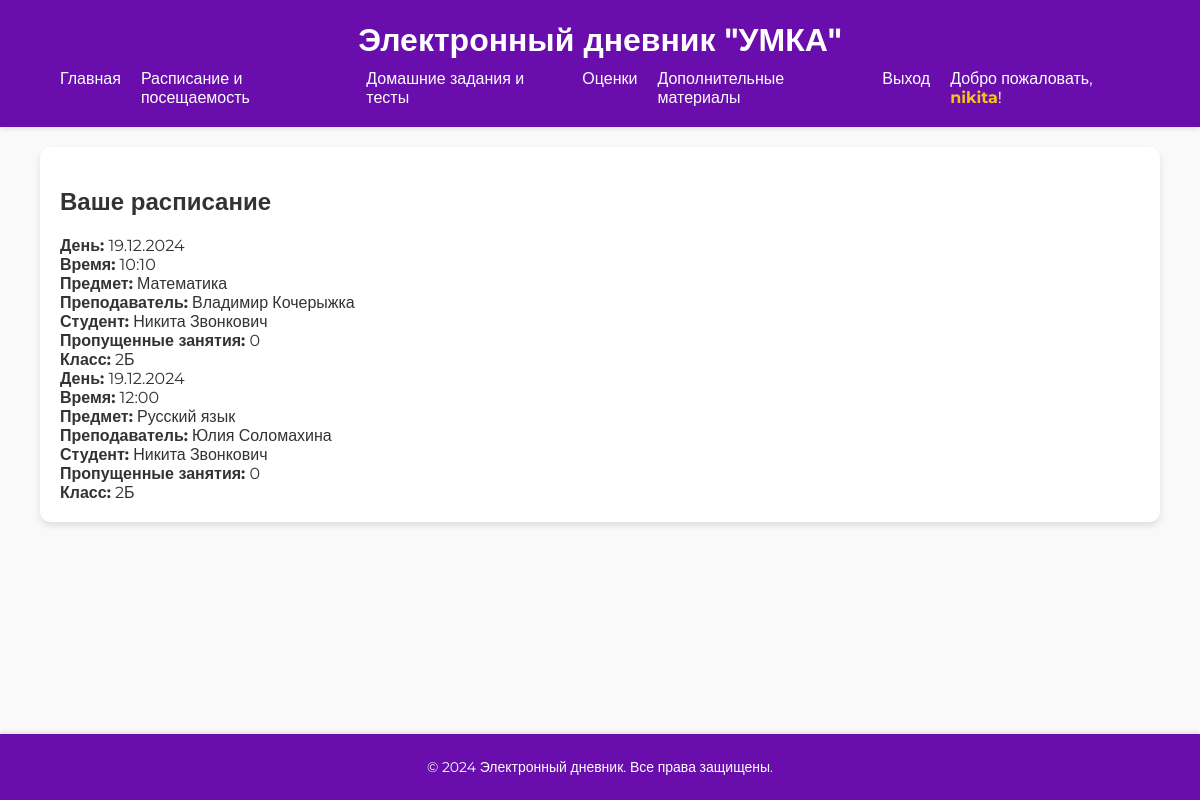
/schedule/ (signed in), run on the app's committed database.
### school/models.py (models this page shows, shortened)
class User(AbstractUser):
    is_teacher = models.BooleanField(default=False)
    is_student = models.BooleanField(default=False)
    is_parent = models.BooleanField(default=False)
    groups = models.ManyToManyField(
        Group,
        related_name="custom_user_set",
        blank=True
    )
    user_permissions = models.ManyToManyField(
        Permission,
        related_name="custom_user_permissions_set",
        blank=True
    )
    classes = models.ManyToManyField('Class', blank=True, related_name="teachers")

class Schedule(models.Model):
    day = models.DateField(default=timezone.now)
    time = models.CharField(max_length=20)
    subject = models.ForeignKey(Subject, on_delete=models.CASCADE)
    teacher = models.ForeignKey(Teacher, on_delete=models.CASCADE, related_name='schedules', null=True)
    student = models.ForeignKey(Student, on_delete=models.CASCADE, related_name='student_schedules', null=True, blank=True)
    class_name = models.ForeignKey(Class, on_delete=models.CASCADE, related_name='schedules', null=True)
    def __str__(self):
        return f"{self.subject.name} - {self.class_name.name} ({self.day})"

class Subject(models.Model):
    name = models.CharField(max_length=100)

class Teacher(models.Model):
    user = models.OneToOneField(User, on_delete=models.CASCADE,related_name="teacher_profile")
    name = models.CharField(max_length=100)

class Student(models.Model):
    user = models.OneToOneField(User, on_delete=models.CASCADE)
    name = models.CharField(max_length=100)
    grade_level = models.CharField(max_length=10)
    def count_absences(self):
        return Attendance.objects.filter(student=self, status=False).count()
    def __str__(self):
        return self.name

class Class(models.Model):
    name = models.CharField(max_length=50)

### school/views.py (the view)
# urls.py: path('schedule/', views.schedule_view, name='schedule'),
@login_required
def schedule_view(request):
    schedule = []
    if hasattr(request.user, 'teacher'):
        teacher = Teacher.objects.filter(user=request.user).first()
        print("Teacher:", teacher)  # Отладка
        schedule = Schedule.objects.filter(teacher=teacher)
    elif hasattr(request.user, 'student'):
        student = Student.objects.filter(user=request.user).first()
        print("Student:", student)  # Отладка
        schedule = Schedule.objects.filter(student=student)
    elif hasattr(request.user, 'parent'):
        parent = Parent.objects.filter(user=request.user).first()
        print("Parent:", parent)  # Отладка
        students = Student.objects.filter(parent=parent)
        schedule = Schedule.objects.filter(student__in=students)
    else:
        print("Unknown role")
        schedule = None
    if schedule:
        for entry in schedule:
            if entry.student:
                entry.absences_count = entry.student.count_absences()
            else:
                entry.absences_count = 0  # Если студента нет, то 0
    print("Schedule:", schedule)  # Отладка
    return render(request, 'schedule.html', {'schedule': schedule})

### templates/schedule.html (shortened to what this page needs)
{% extends "base.html" %}
{% block content %}
<div class="container">
    <h2>Ваше расписание</h2>
    {% if schedule %}
    <div class="schedule-container">
        {% for entry in schedule %}
            <div class="schedule-block">
                <div class="schedule-date">
                    <strong>День:</strong> {{ entry.day|date:"d.m.Y" }}
                </div>
                <div class="schedule-time">
                    <strong>Время:</strong> {{ entry.time }}
                </div>
                <div class="schedule-subject">
                    <strong>Предмет:</strong> {{ entry.subject.name }}
                </div>
                <div class="schedule-teacher">
                    <strong>Преподаватель:</strong>
                    {% if entry.teacher %}
                        {{ entry.teacher.name }}
                    {% else %}
                        Нет преподавателя
                    {% endif %}
                </div>
                <div class="schedule-student">
                    <strong>Студент:</strong>
                    {% if entry.student %}
                        {{ entry.student.name }}
                    {% else %}
                        Нет студента
                    {% endif %}
                </div>
                <div class="schedule-absences">
                    <strong>Пропущенные занятия:</strong> {{ entry.absences_count }}
                </div>
                <div class="schedule-class">
                    <strong>Класс:</strong> {{ entry.class_name.name }}
                </div>
            </div>
        {% endfor %}
    </div>
    {% else %}
    <p>Нет записей в расписании.</p>
    {% endif %}
</div>
{% endblock %}

### templates/base.html (shortened to what this page needs)
<!DOCTYPE html>
<html lang="ru">
<head>
    <link rel="stylesheet" href="/static/css/style.css">
</head>
<body>
    <header>
        <div class="container">
            <h1>Электронный дневник "УМКА"</h1>
            <nav>
                <ul>
                    <li><a href="/">Главная</a></li>
                    {% if user.is_authenticated %}
                    <li><a href="/schedule">Расписание и посещаемость</a></li>
                    <li><a href="/homework">Домашние задания и тесты</a></li>
                    <li><a href="/grades">Оценки</a></li>
                    <li><a href="/materials">Дополнительные материалы</a></li>
                    <form action="{% url 'logout' %}" method="post" style="display:inline;">
                        <button type="submit" class="logout-link">Выход</button>
                    </form>
                        <li>Добро пожаловать, <span style="color: #f6c418; font-weight: bold;">{{ user.username }}</span>!</li>
                    {% else %}
                        <li><a href="/login">Вход</a></li>
                        <li><a href="/register">Регистрация</a></li>
                    {% endif %}
                </ul>
            </nav>
        </div>
    </header>
    <main>
        {% block content %}{% endblock %}
    </main>
    <footer>
        <div class="container">
            <p>&copy; 2024 Электронный дневник. Все права защищены.</p>
        </div>
    </footer>
</body>
</html>

### static/css/style.css (style rules this page uses)
html, body { font-family: 'Montserrat', sans-serif; margin: 0; padding: 0; background-color: #f9f9f9; color: #333; height: 100%; display: flex; flex-direction: column; }
.container { width: 90%; max-width: 1200px; margin: 0 auto; }
header { background-color: #6a0dad; color: white; padding: 20px 0; box-shadow: 0 2px 4px rgba(0, 0, 0, 0.1); }
header h1 { margin: 0; text-align: center; font-weight: 700; }
nav ul { list-style: none; padding: 0; margin: 10px 0 0; display: flex; justify-content: center; gap: 20px; }
nav ul li { margin: 0; }
nav ul li a { color: white; text-decoration: none; font-weight: 500; transition: color 0.3s; }
main { padding: 20px 0; flex: 1; }
main .container { background: white; border-radius: 10px; padding: 20px; box-shadow: 0 4px 6px rgba(0, 0, 0, 0.1); }
footer { background-color: #6a0dad; color: white; padding: 10px 0; text-align: center; position: relative; font-size: 14px; box-shadow: 0 -2px 4px rgba(0, 0, 0, 0.1); }
button { background-color: #6a0dad; color: white; border: none; border-radius: 5px; padding: 10px 20px; font-size: 16px; font-weight: 500; font-family: inherit; cursor: pointer; transition: background-color 0.3s; }
.logout-link { background: none; border: none; color: white; text-decoration: none; font-weight: 500; font-family: inherit; cursor: pointer; padding: 0; transition: color 0.3s; }

### data on the page
User: username "nikita"
Schedule: day "19.12.2024", time "10:10", subject.name "Математика", teacher.name "Владимир Кочерыжка", student.name "Никита Звонкович", absences_count "0", class_name.name "2Б"
Schedule: day "19.12.2024", time "12:00", subject.name "Русский язык", teacher.name "Юлия Соломахина", student.name "Никита Звонкович", absences_count "0", class_name.name "2Б"
